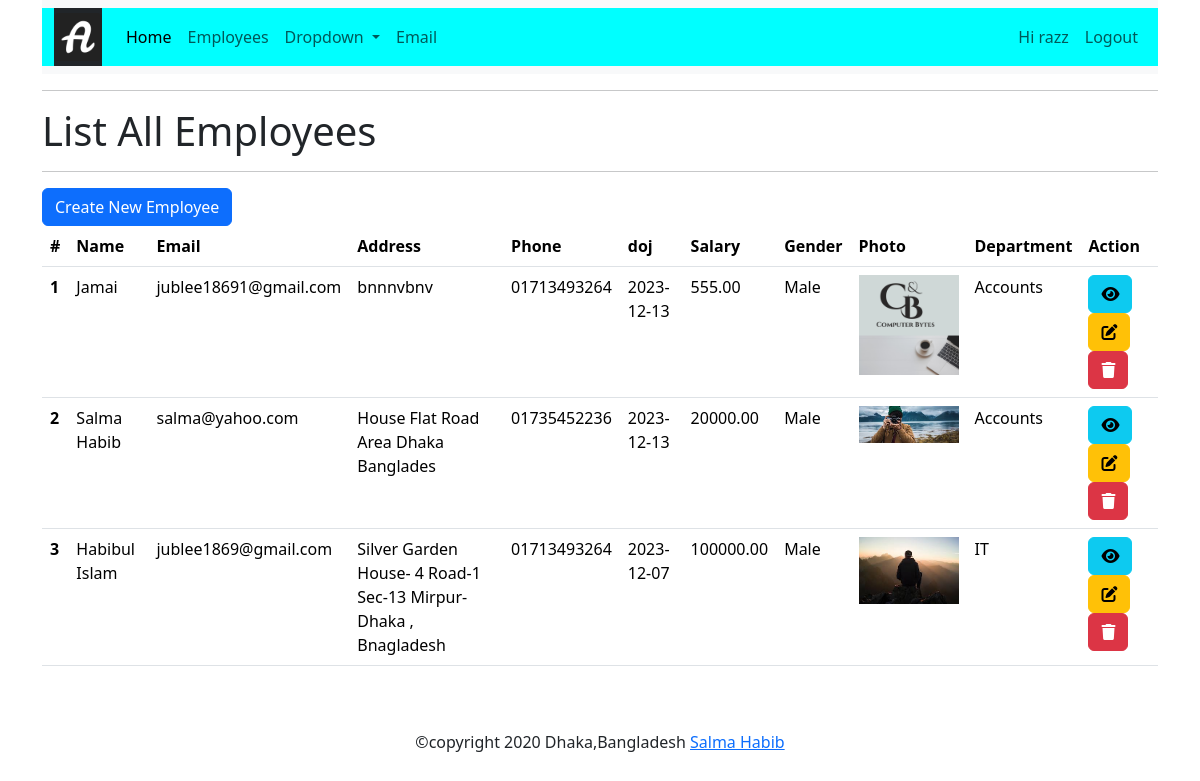
Screenshot of /myapp/list/ (signed in) with the database file from the repository.
### myapp/models.py (models this page shows, shortened)
class Employee(models.Model):
    GENDER_CHOICES = [
        ("Male","Male"), ("Female","Female"), ("Other","Other"),
    ]
    name= models.CharField('Employee Name', max_length=100)
    email= models.EmailField('Employee Email', max_length=100, unique=True)
    address= models.TextField('Employee address', max_length=500)
    phone= models.CharField('Employee phone',max_length=20)
    doj= models.DateField('Date of Joining',default=datetime.now, blank= True)
    salary= models.DecimalField('Employee salary',max_digits=8,decimal_places=2)
    gender= models.CharField('Gender', max_length=10,choices=GENDER_CHOICES,default='Male')
    photo= models.FileField('Employee Photo', upload_to='employee', default= 'employee/blank.jpg')
    department= models.ForeignKey(Department, on_delete=models.CASCADE)

class Department (models.Model):
    name= models. CharField('Department name',max_length=40)
    def __str__(self):
        return self.name

### myapp/views.py (the view)
# urls.py: path('list/',views.list_employee,name='employee_list'),
def list_employee(request):
    allemp = Employee.objects.order_by('-id')
    context = {'employees':allemp}
    return render(request,'list_employee.html',context)

### templates/list_employee.html
{% extends "base.html" %}
{% block content %}
    <h1> List All Employees </h1>
    <hr>
    <a href="{% url 'employee_create' %}" class="btn btn-primary"> Create New Employee</a>
    <table class="table">
        <thead>
          <tr>
            <th scope="col">#</th>
            <th scope="col">Name</th>
            <th scope="col">Email</th>
            <th scope="col">Address</th>
            <th scope="col">Phone</th>
            <th scope="col">doj</th>
            <th scope="col">Salary</th>
            <th scope="col">Gender</th>
            <th scope="col">Photo</th>
            <th scope="col">Department</th>
            <th scope="col">Action</th>
          </tr>
        </thead>
        <tbody>
            {% for emp  in employees %}
            <tr>
                <th scope="row">{{ forloop.counter }}</th>
                <td>{{ emp.name }}</td>
                <td>{{ emp.email }}</td>
                <td>{{ emp.address }}</td>
                <td>{{ emp.phone }}</td>
                <td>{{ emp.doj |date:'Y-m-d' }}</td>
                <td>{{ emp.salary }}</td>
                <td>{{ emp.gender }}</td>
                <td>
                    <img src="{{ emp.photo.url }}" width="100px" alt=""> </td>
                <td>{{ emp.department }}</td>
                <td>
                <a href="{% url 'employee_view' emp.id %}" class="btn btn-info" title="view"><i class="fa fa-eye"></i></a>
                <a href="{% url 'employee_edit' emp.id %}" class="btn btn-warning" title="Edit"><i class="fas fa-edit"></i></a>
                <a href="{% url 'employee_delete' emp.id %}" onclick="return confirm('Are you sure you want to delete this items?');" class="btn btn-danger" title="Delete"><i class="fa fa-trash"></i></a>
              </td>
              </tr>
            {% endfor %}
        </tbody>
      </table>
{% endblock content  %}

### templates/base.html (shortened to what this page needs)
{% load static %}
<!doctype html>
<html lang="en">
  <head>
    <link href="https://cdn.jsdelivr.net/npm/bootstrap@5.3.2/dist/css/bootstrap.min.css" rel="stylesheet">
    <link rel="stylesheet" href="https://cdnjs.cloudflare.com/ajax/libs/font-awesome/6.5.1/css/all.min.css" />
  </head>
  <body>
   <div class = "container">
    <nav class="navbar navbar-expand-lg bg-body-tertiary">
        <div class="container-fluid" style="background-color:aqua;" >
          <a class="navbar-brand text-danger bg-dark" href="{% url 'home' %}">
            <img src="{% static 'images/favicon.ico' %}" alt="A" >
          </a>
          <div class="collapse navbar-collapse" id="navbarSupportedContent">
            <ul class="navbar-nav me-auto mb-2 mb-lg-0">
              <li class="nav-item">
                <a class="nav-link active" aria-current="page" href= "{% url 'home' %}">Home</a>
              </li>
              <li class="nav-item">
                <a class="nav-link" href=" {% url 'employee_list' %} ">Employees</a>
              </li>
              <li class="nav-item dropdown">
                <a class="nav-link dropdown-toggle" href="#" role="button" data-bs-toggle="dropdown" aria-expanded="false">
                  Dropdown
                </a>
              </li>
              <li class="nav-item">
                <a class="nav-link " href="{% url 'send' %}">Email</a>
              </li>
            </ul>
      {% if user.is_authenticated%}
            <ul class="nav navbar-nav navbar-right">
              <li class="nav-item"><a class="nav-link" href="#">Hi {{ user.username }}</a>
              <li class="nav-itme"><a class="nav-link" href="{% url 'logout_user' %}">Logout</a></li>
      {% endif %}
          </div>
        </div>
      </nav>
<hr>
{% block content %}
{% endblock content  %}
<footer class="text-center font-small wow fadeIn">
  <div class="py-5">
    &copy;copyright 2020 Dhaka,Bangladesh
    <a href="#" target="_blank"> Salma Habib</a>
  </div>
</footer>
   </div>
  </body>
</html>

### rows the page displays
Employee: name "Jamai", email "jublee18691@gmail.com", address "bnnnvbnv", phone "01713493264", doj "2023-12-13", salary "555.00", gender "Male", photo (picture), department "Accounts"
Employee: name "Salma Habib", email "salma@yahoo.com", address "House Flat Road Area Dhaka Banglades", phone "01735452236", doj "2023-12-13", salary "20000.00", gender "Male", photo (picture), department "Accounts"
Employee: name "Habibul Islam", email "jublee1869@gmail.com", address "Silver Garden House- 4 Road-1 Sec-13 Mirpur- Dhaka , Bnagladesh", phone "01713493264", doj "2023-12-07", salary "100000.00", gender "Male", photo (picture), department "IT"

### other values shown
{{ user.username }} "razz"
